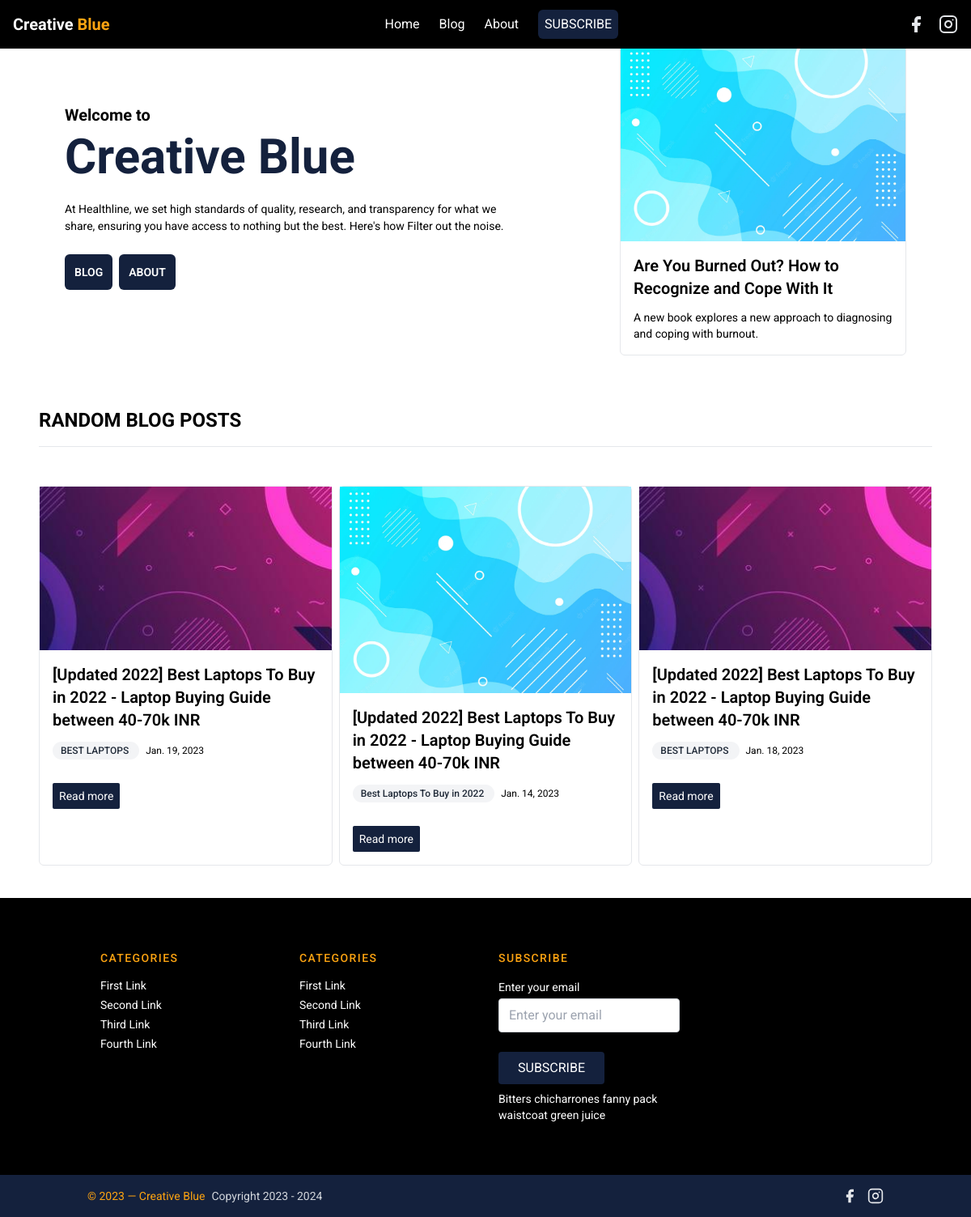
The page / on the database its author committed.
### blog/models.py (models this page shows, shortened)
class Post(models.Model):
    post_id = models.AutoField(auto_created=True, primary_key=True)
    post_tag = models.CharField(max_length=40, default="")
    post_title = models.CharField(max_length=200, default="")
    post_thumbnail = models.ImageField(upload_to="Images", default="")
    post_content = models.TextField(max_length=10000, default="")
    timestamp = models.DateField(auto_now_add=True)

### blog/views.py (the view)
# urls.py: path("", views.index, name="Home"),
def index(request):
    allPosts = Post.objects.all()
    postLength = len(allPosts)
    try:
        randomPosts = random.sample(list(allPosts), 3)
        post1 = Post.objects.filter(post_id=randomPosts[0].post_id)[0]
        post2 = Post.objects.filter(post_id=randomPosts[1].post_id)[0]
        post3 = Post.objects.filter(post_id=randomPosts[2].post_id)[0]
    except Exception as err:
        randomPosts = random.sample(list(allPosts), postLength)
        post1 = Post.objects.filter(post_id=randomPosts[0].post_id)[0] if (postLength > 0) else None
        post2 = Post.objects.filter(post_id=randomPosts[1].post_id)[0] if (postLength > 1) else None
        post3 = Post.objects.filter(post_id=randomPosts[2].post_id)[0] if (postLength > 2) else None
    if len(Post.objects.all()) > 2:
        topRated = Post.objects.all()[:3]
    else:
        topRated = Post.objects.all()
    params = {
        "post1": post1,
        "post2": post2,
        "post3": post3,
        "topRated": topRated
    }
    return render(request, "index.html", params)

### blog/templates/index.html (shortened to what this page needs)
{% extends 'base.html' %}
{% block body %}
<main>
    <section class="bg-white home-bg min-h-[100vh] flex flex-col md:justify-between items-center px-2
    sm:px-12 xl:px-32 lg:px-20 pt-24 sm:pt-12 sm:flex-row shadow-md pb-12 md:pb-0">
        <section>
            <div class="font-bold text-center sm:text-left">
                <h2 class="text-xl"> Welcome to </h2>
                <h1 class="text-4xl sm:text-5xl lg:text-6xl mt-2" style="color: #14213D;"> Creative Blue </h1>
            </div>
            <div class="mt-6 text-[14px] pr-0 md:pr-12 lg:pr-32 text-center sm:text-left">
                <p> At Healthline, we set high standards of quality, research, and transparency for what we share, ensuring you have access to nothing but the best. Here's how Filter out the noise. </p>
            </div>
            <div class="mt-6 w-full sm:w-auto flex justify-center sm:justify-start">
                <button type="button" class="bg-cyan-500 p-3 hover:bg-cyan-600 transition-all text-white rounded-md text-sm font-semibold" style="background-color: #14213D;"> BLOG </button>
                <button type="button" class="ml-2 bg-cyan-500 p-3 hover:bg-cyan-600 transition-all text-white rounded-md text-sm font-semibold" style="background-color: #14213D;"> ABOUT </button>
            </div>
        </section>
        <section class="bg-white w-full md:w-auto border rounded-md mt-12 md:mt-0">
            <div class="w-full md:w-[18rem] lg:w-[22rem] xl:w-[25rem]">
                {% load static %}
                <img src="{% static 'Images/geomatric-creative.png' %}" alt="">
                <div class="p-4">
                    <h1 class="text-xl font-semibold"> Are You Burned Out? How to Recognize and Cope With It </h1>
                    <p class="text-sm mt-3"> A new book explores a new approach to diagnosing and coping with burnout. </p>
                </div>
                </div>
        </section>
    </section>
    <section class="bg-white min-h-[95vh] px-2 sm:px-6 xl:px-32 lg:px-12 pt-16">
        <h1 class="text-2xl font-bold h-34"> RANDOM BLOG POSTS </h1> <hr class="mt-4">
        <div class="grid py-10 grid-cols-1 sm:grid-cols-2 lg:grid-cols-3 gap-2">
            {% if post1 != none %}
            <div class="mt-2 w-full border bg-white rounded-md">
                <img src="/media/{{post1.post_thumbnail}}/" class="w-full">
                <div class="p-4">
                    <h2 class="text-xl font-semibold"> {{post1.post_title}} </h2>
                    <p class="my-4 text-xs">
                    <span class="bg-gray-100 text-gray-800 text-xs font-medium mr-2 px-2.5 py-1 rounded-full"> {{post1.post_tag}} </span>
                    {{post1.timestamp}} </p>
                    <button class="mt-4 px-2 py-1.5 text-white rounded-sm text-sm" style="background-color: #14213D"
                    onclick="window.location = '/blog/post/{{post1.post_id}}'"> Read more </button>
                </div>
            </div>
            {% endif %}
            {% if post2 != none %}
            <div class="mt-2 w-full border bg-white rounded-md">
                <img src="/media/{{post2.post_thumbnail}}/" class="w-full">
                <div class="p-4">
                    <h2 class="text-xl font-semibold"> {{post2.post_title}} </h2>
                    <p class="my-4 text-xs">
                    <span class="bg-gray-100 text-gray-800 text-xs font-medium mr-2 px-2.5 py-1 rounded-full"> {{post2.post_tag}} </span>
                    {{post2.timestamp}} </p>
                    <button class="bg-cyan-500 mt-4 px-2 py-1.5 text-white rounded-sm text-sm" style="background-color: #14213D"
                    onclick="window.location = '/blog/post/{{post2.post_id}}'"> Read more </button>
                </div>
            </div>
            {% endif %}
            {% if post3 != none %}
            <div class="mt-2 w-full border bg-white rounded-md">
                <img src="/media/{{post3.post_thumbnail}}/" class="w-full">
                <div class="p-4">
                    <h2 class="text-xl font-semibold"> {{post3.post_title}} </h2>
                    <p class="my-4 text-xs">
                    <span class="bg-gray-100 text-gray-800 text-xs font-medium mr-2 px-2.5 py-1 rounded-full"> {{post3.post_tag}} </span>
                    {{post3.timestamp}} </p>
                    <button class="bg-cyan-500 mt-4 px-2 py-1.5 text-white rounded-sm text-sm" style="background-color: #14213D"
                    onclick="window.location = '/blog/post/{{post3.post_id}}'"> Read more </button>
                </div>
            </div>
            {% endif %}
        </div>
    </section>
</main>
{% endblock body %}

### blog/templates/base.html (shortened to what this page needs)
<!DOCTYPE html>
<html lang="en">
<head>
    {% load static %}
    <link rel="stylesheet" type="text/css" href="{% static 'Styles/base.css' %}">
</head>
<body style="font-family: 'Roboto', sans-serif;">
    <header class="fixed w-full z-10" id="header">
        <nav class="flex justify-between items-center px-4 py-2 sm:py-3 w-full" style="background-color: #000000;">
          <div class="text-lg sm:text-xl font-bold cursor-pointer" onclick="window.location = '/'">
              <span class="text-white"> Creative </span>
              <span class="text-cyan-400" style="color: #FCA311;"> Blue </span>
          </div>
          <div class="mr-4">
              <ul class="hidden sm:flex justify-center items-center">
                  <li class="px-3"> <a href="/" style="color: #FFFFFF;" onmouseout="this.style.color = '#FFFFFF'" onmouseover="this.style.color = '#FCA311'"> Home </a> </li>
                  <li class="px-3"> <a href="/blog" style="color: #FFFFFF;" onmouseout="this.style.color = '#FFFFFF'" onmouseover="this.style.color = '#FCA311'" id="blog-link"> Blog </a> </li>
                  <li class="px-3"> <a href="/about" style="color: #FFFFFF;" onmouseout="this.style.color = '#FFFFFF'" onmouseover="this.style.color = '#FCA311'" > About </a> </li>
                  <li class="px-3"> <button class="transition-all text-white py-1.5 px-2 rounded-md" style="background-color: #14213D"
                  onmouseout="this.style.backgroundColor = '#14213D'" onmouseover="this.style.backgroundColor = '#FCA311'"> <a href="#footer"> SUBSCRIBE </a> </button> </li>
              </ul>
          </div>
          <div class="hidden mt-4 space-x-4 sm:justify-center sm:mt-0 md:flex">
            <a href="#" class="text-gray-200 hover:text-gray-300">
              <svg fill="currentColor" stroke-linecap="round" stroke-linejoin="round" stroke-width="2" class="w-6 h-6" viewBox="0 0 24 24">
                <path d="M18 2h-3a5 5 0 00-5 5v3H7v4h3v8h4v-8h3l1-4h-4V7a1 1 0 011-1h3z"></path>
              </svg>
            </a>
            <a href="#" class="ml-3 text-gray-200 hover:text-gray-300">
              <svg fill="none" stroke="currentColor" stroke-linecap="round" stroke-linejoin="round" stroke-width="2" class="w-6 h-6" viewBox="0 0 24 24">
                <rect width="20" height="20" x="2" y="2" rx="5" ry="5"></rect>
                <path d="M16 11.37A4 4 0 1112.63 8 4 4 0 0116 11.37zm1.5-4.87h.01"></path>
              </svg>
            </a>
          </div>
        </nav>
    </header>
    {% block body %}
    {% endblock body %}
    <footer class="text-gray-600 body-font" style="background-color: #000000;" id="footer">
      <div class="container px-5 py-16 mx-auto">
        <div class="flex flex-wrap md:text-left text-center order-first">
          <div class="lg:w-1/4 md:w-1/2 w-full px-4">
            <h2 class="title-font font-medium text-gray-900 tracking-widest text-sm mb-3" style="color: #FCA311;">CATEGORIES</h2>
            <nav class="list-none mb-10">
              <li>
                <a class="text-sm text-white hover:text-gray-300 cursor-pointer">First Link</a>
              </li>
              <li>
                <a class="text-sm text-white hover:text-gray-300 cursor-pointer">Second Link</a>
              </li>
              <li>
                <a class="text-sm text-white hover:text-gray-300 cursor-pointer">Third Link</a>
              </li>
              <li>
                <a class="text-sm text-white hover:text-gray-300 cursor-pointer">Fourth Link</a>
              </li>
            </nav>
          </div>
          <div class="lg:w-1/4 md:w-1/2 w-full px-4">
            <h2 class="title-font font-medium text-gray-900 tracking-widest text-sm mb-3" style="color: #FCA311;">CATEGORIES</h2>
            <nav class="list-none mb-10">
              <li>
                <a class="text-sm text-white hover:text-gray-300 cursor-pointer">First Link</a>
              </li>
              <li>
                <a class="text-sm text-white hover:text-gray-300 cursor-pointer">Second Link</a>
              </li>
              <li>
                <a class="text-sm text-white hover:text-gray-300 cursor-pointer">Third Link</a>
              </li>
              <li>
                <a class="text-sm text-white hover:text-gray-300 cursor-pointer">Fourth Link</a>
              </li>
            </nav>
          </div>
          <div class="lg:w-1/4 md:w-1/2 w-full px-4">
            <h2 class="title-font font-medium text-gray-900 tracking-widest text-sm mb-3" style="color: #FCA311;">SUBSCRIBE</h2>
            <div class="flex xl:flex-nowrap md:flex-nowrap lg:flex-wrap flex-wrap justify-center items-end md:justify-start">
              <form action="#" method="POST" id="subscribe-form">
                <div class="relative w-40 sm:w-auto xl:mr-4 lg:mr-0 sm:mr-4 mr-2">
                  <label for="footer-field" class="leading-7 text-sm text-white"> Enter your email </label>
                  <input type="email" name="email" minlength="13" maxlength="29" placeholder="Enter your email" class="w-56 bg-opacity-50 rounded border border-gray-300 focus:bg-transparent text-base outline-none text-gray-700 py-1 px-3 leading-8 transition-colors duration-200 ease-in-out" style="background-color: #FFFFFF;">
                </div> <br>
                <button type="submit" id="submit-btn" class="xl:mt-0 flex-shrink-0 inline-flex text-white border-0 py-2 px-6 focus:outline-none rounded" style="background-color: #14213D" onmouseout="this.style.backgroundColor = '#14213D'" onmouseover="this.style.backgroundColor = '#FCA311'"> SUBSCRIBE </button>
              </form>
            </div>
            <p class="text-sm mt-2 md:text-left text-center text-white">Bitters chicharrones fanny pack
              <br class="lg:block hidden">waistcoat green juice
            </p>
          </div>
        </div>
      </div>
      <div style="background-color: #14213D;">
        <div class="container mx-auto py-4 px-5 flex flex-wrap flex-col sm:flex-row">
          <p class="text-cyan-400 text-sm text-center sm:text-left" style="color: #FCA311;"> © 2023 — Creative Blue
            <p class="text-gray-300 ml-2 text-sm text-center"> Copyright 2023 - 2024 </p>
          </p>
          <span class="inline-flex sm:ml-auto sm:mt-0 mt-6 justify-center sm:justify-start">
            <a href="#" class="text-gray-200 hover:text-gray-300">
              <svg fill="currentColor" stroke-linecap="round" stroke-linejoin="round" stroke-width="2" class="w-5 h-5" viewBox="0 0 24 24">
                <path d="M18 2h-3a5 5 0 00-5 5v3H7v4h3v8h4v-8h3l1-4h-4V7a1 1 0 011-1h3z"></path>
              </svg>
            </a>
            <a href="#" class="ml-3 text-gray-200 hover:text-gray-300">
              <svg fill="none" stroke="currentColor" stroke-linecap="round" stroke-linejoin="round" stroke-width="2" class="w-5 h-5" viewBox="0 0 24 24">
                <rect width="20" height="20" x="2" y="2" rx="5" ry="5"></rect>
                <path d="M16 11.37A4 4 0 1112.63 8 4 4 0 0116 11.37zm1.5-4.87h.01"></path>
              </svg>
            </a>
          </span>
        </div>
      </div>
    </footer>
</body>
{% load static %}
</html>

### rows shown on the page
Post: post_thumbnail (picture), post_title "[Updated 2022] Best Laptops To Buy in 2022 - Laptop Buying Guide between 40-70k INR", post_tag "BEST LAPTOPS", timestamp "Jan. 19, 2023"
Post: post_thumbnail (picture), post_title "[Updated 2022] Best Laptops To Buy in 2022 - Laptop Buying Guide between 40-70k INR", post_tag "Best Laptops To Buy in 2022", timestamp "Jan. 14, 2023"
Post: post_thumbnail (picture), post_title "[Updated 2022] Best Laptops To Buy in 2022 - Laptop Buying Guide between 40-70k INR", post_tag "BEST LAPTOPS", timestamp "Jan. 18, 2023"
